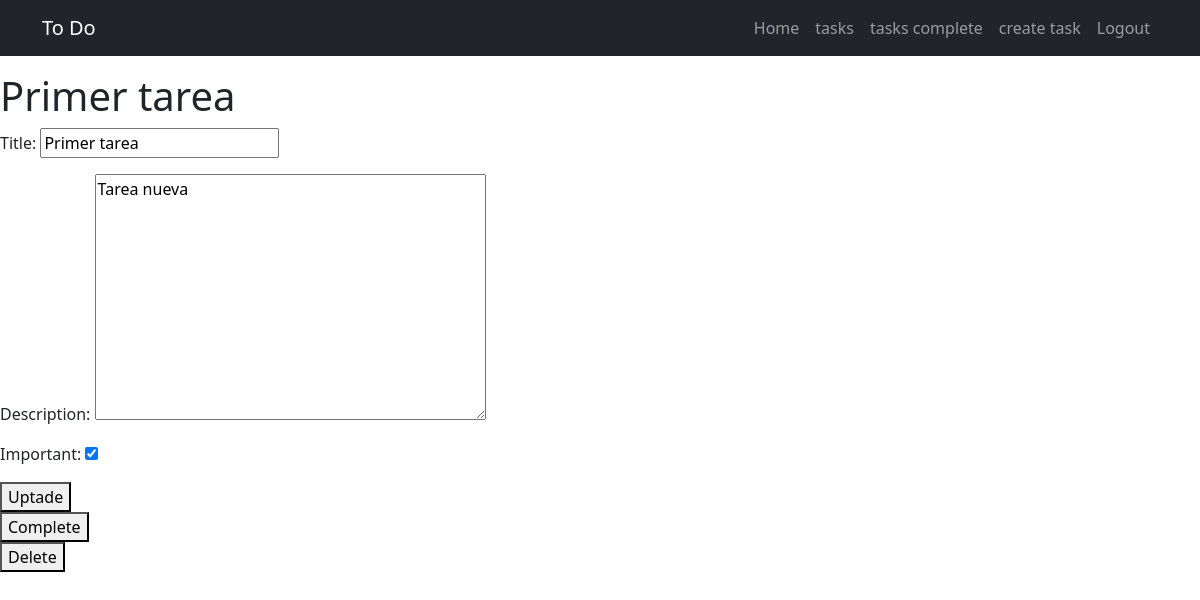
/tasks/1/ (signed in), run on the app's committed database.
### tasks/models.py (models this page shows, shortened)
class Task(models.Model):
    title = models.CharField(max_length=100)
    description = models.TextField(blank=True)
    created = models.DateTimeField(auto_now_add=True)
    datecomplete = models.DateTimeField(null=True, verbose_name='Fecha completado', blank=True)
    important = models.BooleanField(default=False)
    user = models.ForeignKey(User, models.CASCADE)

### tasks/views.py (the view, shortened to what this page needs)
# urls.py: path('tasks/<int:task_id>/', views.task_detail, name="task_detail"),
@login_required
def task_detail(request, task_id: int):
    if request.method == 'GET':
        task = get_object_or_404(Task, pk=task_id, user=request.user)
        form = TaskForm(instance=task)
        return render(request, 'task_detail.html', {
            'task': task,
            'form': form
        })

### tasks/forms.py
class TaskForm(forms.ModelForm):
    class Meta:
        model = Task
        fields = ('title', 'description', 'important')

### tasks/templates/task_detail.html (shortened to what this page needs)
{% extends 'base.html' %}
{% block content %}
    <h1>{{ task.title }}</h1>
    <form action="" method="post">
        {{ form.as_p }}
        <button type="submit">Uptade</button>
    </form>
    <form action="{% url 'complete_task' task.id %}" method="post">
        <button>
            Complete
        </button>
    </form>
    <form action="{% url 'delete_task' task.id %}" method="post">
        <button>
            Delete
        </button>
    </form>
{% endblock %}

### data on the page
Task: title "Primer tarea", description "Tarea nueva", important "☑"
